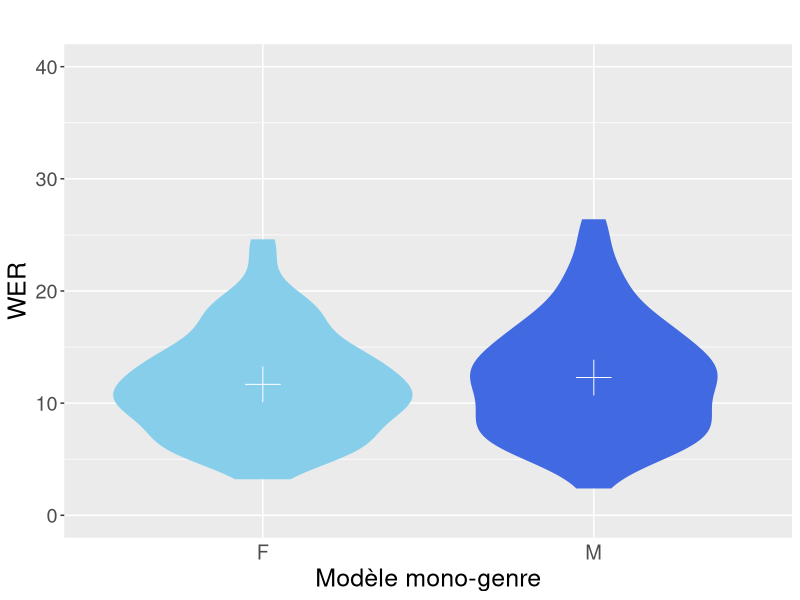
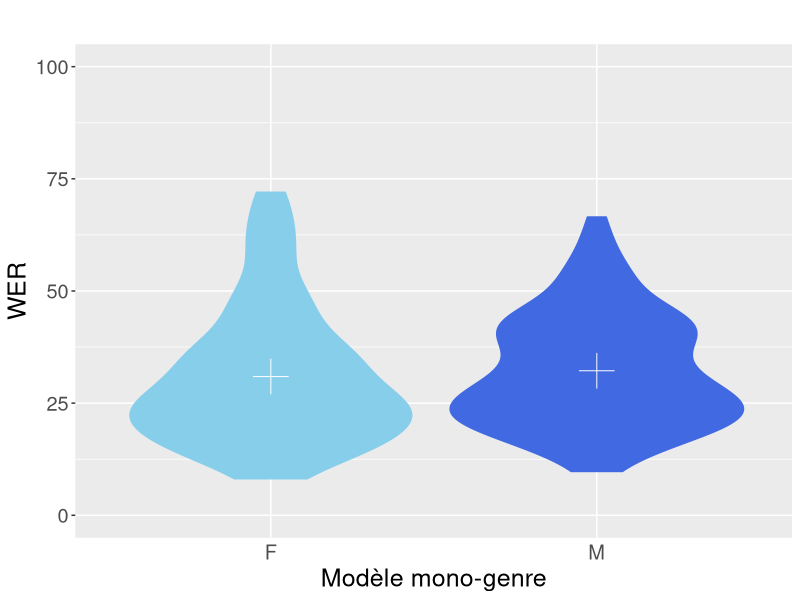
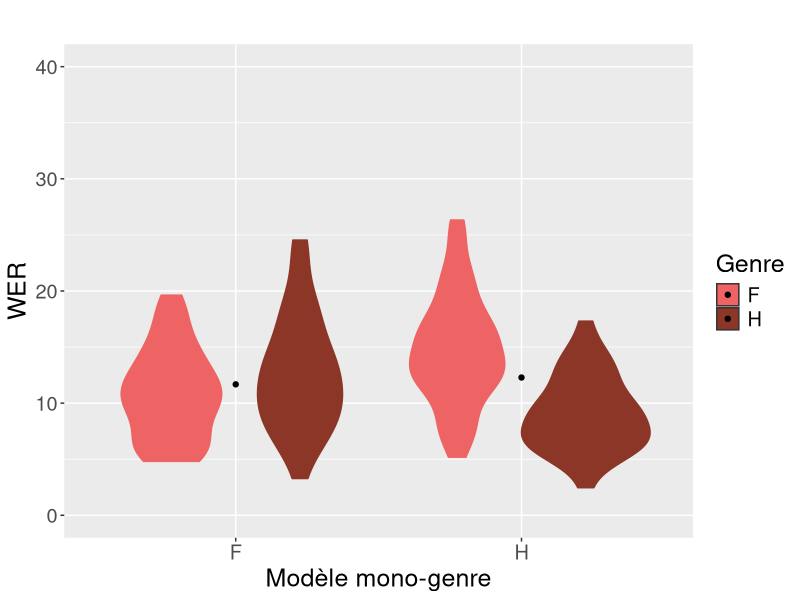
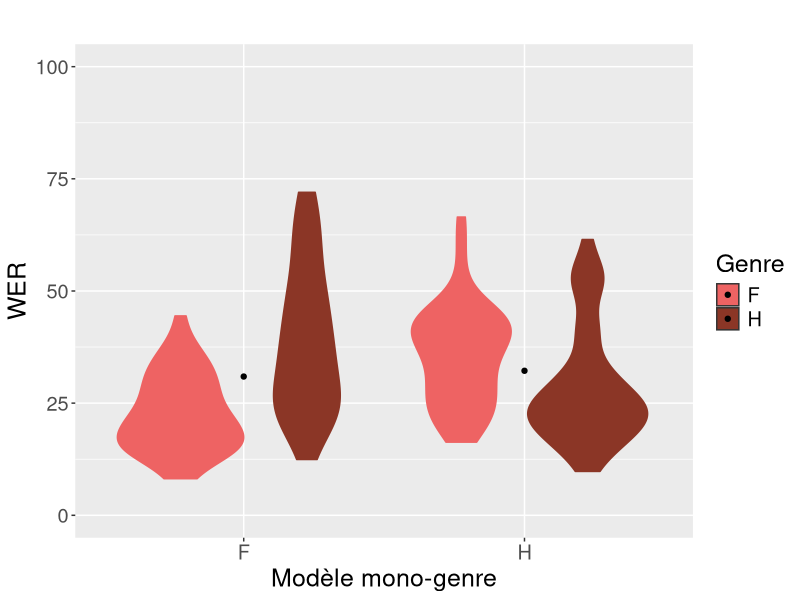

The R source for these figures, in order: (Note: this script raises an error after producing the figures.)
library(readr)
library(ggplot2)
library(tidyr)
library(dplyr)

#Modifier le working directory 
#setwd()

# Expérience sur la comparaison des WER par catégorie de genre dans le cas de systèmes monogenre.
# Chapitre 8 de la thèse de Mahault GARNERIN

##################################################### Préparation des données

#Import data sets

clean_male <- read_delim("./data/wer_utt_test_clean_male_only.csv", 
                          "\t", 
                          escape_double = FALSE, 
                          col_types = cols(`#C` = col_integer(),
                                           `#D` = col_integer(),
                                           `#I` = col_integer(), 
                                           `#S` = col_integer(),
                                           book = col_character(),
                                           err = col_integer(),
                                           gender = col_factor(levels = c("F","M")),
                                           spk = col_character(),
                                           wc = col_integer()),
                          trim_ws = TRUE)


other_male <- read_delim("./data/wer_utt_test_other_male_only.csv", 
                          "\t", 
                          escape_double = FALSE, 
                          col_types = cols(`#C` = col_integer(),
                                           `#D` = col_integer(),
                                           `#I` = col_integer(), 
                                           `#S` = col_integer(),
                                           book = col_character(),
                                           err = col_integer(),
                                           gender = col_factor(levels = c("F","M")),
                                           spk = col_character(),
                                           wc = col_integer()),
                          trim_ws = TRUE)


clean_female <- read_delim("./data/wer_utt_test_clean_female_only.csv", 
                            "\t", 
                            escape_double = FALSE, 
                            col_types = cols(`#C` = col_integer(),
                                             `#D` = col_integer(),
                                             `#I` = col_integer(), 
                                             `#S` = col_integer(),
                                             book = col_character(),
                                             err = col_integer(),
                                             gender = col_factor(levels = c("F","M")),
                                             spk = col_character(),
                                             wc = col_integer()),
                            trim_ws = TRUE)


other_female <- read_delim("./data/wer_utt_test_other_female_only.csv", 
                            "\t", 
                            escape_double = FALSE, 
                            col_types = cols(`#C` = col_integer(),
                                             `#D` = col_integer(),
                                             `#I` = col_integer(), 
                                             `#S` = col_integer(),
                                             book = col_character(),
                                             err = col_integer(),
                                             gender = col_factor(levels = c("F","M")),
                                             spk = col_character(),
                                             wc = col_integer()),
                            trim_ws = TRUE)


# Data preprocessing (reconstruction des WER à l'échelle du livre)

book_clean_male <- clean_male %>% group_by(book, spk, gender) %>% summarize(errors = sum(err),
                                                                             words = sum(wc),
                                                                             WER = (errors/words)*100)

book_other_male <- other_male %>% group_by(book, spk, gender) %>% summarize(errors = sum(err),
                                                                             words = sum(wc),
                                                                             WER = (errors/words)*100)

book_clean_female <- clean_female %>% group_by(book, spk, gender) %>% summarize(errors = sum(err),
                                                                                 words = sum(wc),
                                                                                 WER = (errors/words)*100)

book_other_female <- other_female %>% group_by(book, spk, gender) %>% summarize(errors = sum(err),
                                                                                 words = sum(wc),
                                                                                 WER = (errors/words)*100)


# Création de dataframe pour les analyses & la visualisation 

book_clean_female$set="clean"
book_other_female$set="other"
book_female<-bind_rows(book_clean_female,book_other_female)


book_clean_male$set="clean"
book_other_male$set="other"
book_male<-bind_rows(book_clean_male,book_other_male)

book_clean_female$sys_monogender="F"
book_clean_male$sys_monogender="M"
book_clean_mono<-bind_rows(book_clean_female,book_clean_male)

book_other_female$sys_monogender="F"
book_other_male$sys_monogender="M"
book_other_mono<-bind_rows(book_other_female,book_other_male)


#Si besoin de sauvegarde des données : 
#write_csv2(book_clean_mono,path="wer_book_clean_mono.csv")
#write_csv2(book_other_mono,path="wer_book_other_mono.csv")

##################################################### Statistiques générales : 

wer_clean_female <- book_clean_female %>% group_by(gender) %>% summarize(n= n(), 
                                                                         err=sum(errors), 
                                                                         wrd=sum(words), 
                                                                         med = median(WER),
                                                                         WER_avg=mean(WER), 
                                                                         sd = sd(WER))

wer_other_female <- book_other_female %>% group_by(gender) %>% summarize(n= n(), 
                                                                         err=sum(errors), 
                                                                         wrd=sum(words), 
                                                                         med = median(WER),
                                                                         WER_avg=mean(WER), 
                                                                         sd = sd(WER))

wer_clean_male <- book_clean_male %>% group_by(gender) %>% summarize(n= n(), 
                                                                     err=sum(errors), 
                                                                     wrd=sum(words), 
                                                                     med = median(WER),
                                                                     WER_avg=mean(WER), 
                                                                     sd = sd(WER))

wer_other_male <- book_other_male %>% group_by(gender) %>% summarize(n= n(), 
                                                                     err=sum(errors), 
                                                                     wrd=sum(words), 
                                                                     med = median(WER),
                                                                     WER_avg=mean(WER), 
                                                                     sd = sd(WER))




######################################################### Visualisation et analyses stat :

## Comparaison des modèles sur le test clean et le test other :

ggplot(book_clean_mono,aes(x=sys_monogender,y=WER,fill=sys_monogender,color=sys_monogender))+
  geom_violin()+
  scale_y_continuous(lim=c(0,40))+
  labs(title="",
       y="WER",
       x="Modèle mono-genre")+
  theme(text = element_text(size=18),
        axis.ticks.x = element_blank(),
        legend.position="none")+
  stat_summary(fun=mean ,geom="point",color="white", shape=3,size=8, mapping=aes(group=1))+
  scale_fill_manual(values=c("skyblue","royalblue","navy"))+
  scale_color_manual(values=c("skyblue","royalblue","navy"))

ggplot(book_other_mono,aes(x=sys_monogender,y=WER,fill=sys_monogender,color=sys_monogender))+
  geom_violin()+
  scale_y_continuous(lim=c(0,100))+
  labs(title="",
       y="WER",
       x="Modèle mono-genre")+
  theme(text = element_text(size=18),
        axis.ticks.x = element_blank(),
        legend.position="none")+
  stat_summary(fun=mean ,geom="point",color="white", shape=3,size=8, mapping=aes(group=1))+
  scale_fill_manual(values=c("skyblue","royalblue","navy"))+
  scale_color_manual(values=c("skyblue","royalblue","navy"))

# Test des rangs signés de Wilcoxon (données appariées): 
wilcox.test(WER~sys_monogender,data=book_clean_mono)
wilcox.test(WER~sys_monogender,data=book_other_mono)


## Visualisation des résultats par catégorie de genre (comparaison des modèles)

ggplot(book_clean_mono,aes(x=sys_monogender,y=WER,fill=factor(gender,labels=c("F","H")),color=gender))+
  geom_violin()+
  scale_y_continuous(lim=c(0,40))+
  labs(title="",
       y="WER",
       x="Modèle mono-genre",
       fill="Genre")+
  theme(text = element_text(size=18))+
  stat_summary(fun=mean ,geom="point", mapping=aes(group=1))+
  scale_x_discrete(labels=c("F","H"))+
  scale_fill_manual(values=c("indianred2","tomato4"))+
  scale_color_manual(guide=FALSE,values=c("indianred2","tomato4"))

ggplot(book_other_mono,aes(x=sys_monogender,y=WER,fill=factor(gender,labels=c("F","H")),color=gender))+
  geom_violin()+
  scale_y_continuous(lim=c(0,100))+
  labs(title="",
       y="WER",
       x="Modèle mono-genre",
       fill="Genre")+
  theme(text = element_text(size=18))+
  stat_summary(fun=mean ,geom="point", mapping=aes(group=1))+
  scale_x_discrete(labels=c("F","H"))+
  scale_fill_manual(values=c("indianred2","tomato4"))+
  scale_color_manual(guide=FALSE,values=c("indianred2","tomato4"))

# Test de Mann-Withney (ou somme des rangs de Wilcoxon)

wilcox.test(WER~gender,data=book_clean_female,paired=F)
wilcox.test(WER~gender,data=book_other_female,paired=F)

wilcox.test(WER~gender,data=book_clean_male,paired=F)
wilcox.test(WER~gender,data=book_other_male,paired=F)

###################



